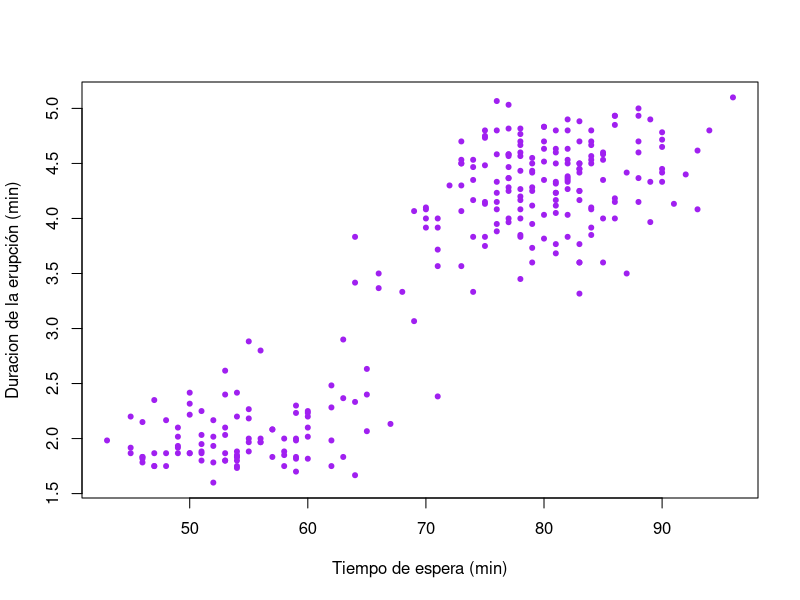
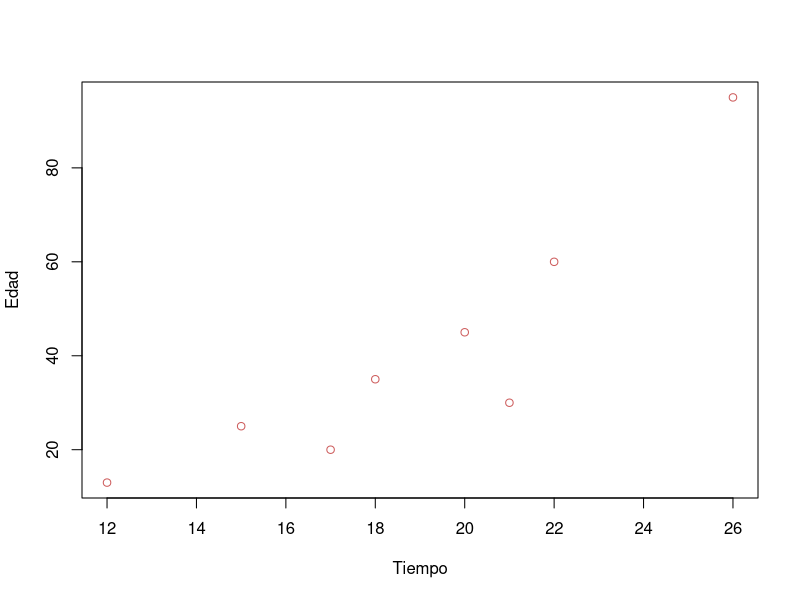
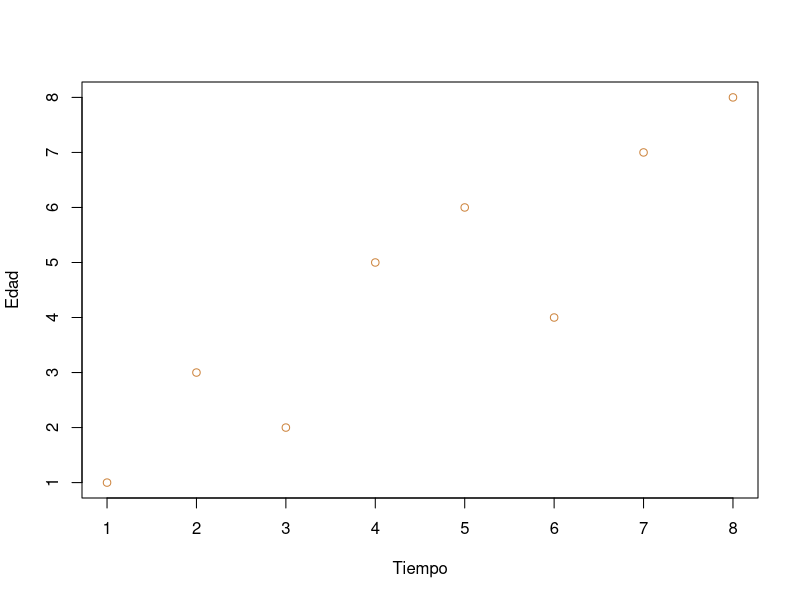
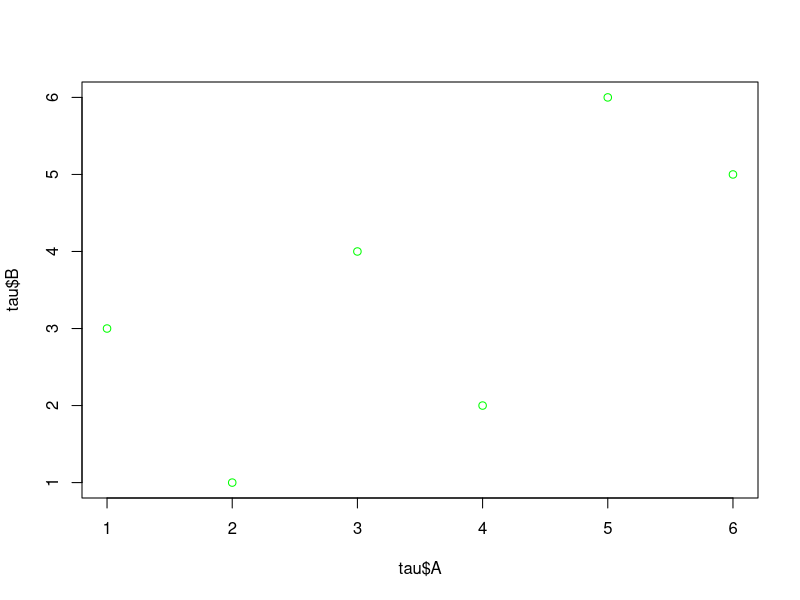

Recreate these plots in R, in order.
#===============================================================================
#Correlación de Pearson
#Datos del geyser Old Faithful
#24/09/2025
#===============================================================================

data("faithful")

plot(faithful$waiting, faithful$eruptions,
     xlab= "Tiempo de espera (min)",
     ylab= "Duracion de la erupción (min)",
     col="purple",
     pch=20)
################################################################################
#Correlacionar las dos variables ###############################################

shapiro.test(faithful$eruptions)
shapiro.test(faithful$waiting)
################################################################################
#Pearson solo se utiliza cuando tenemos datos normales##########################
cor.test(faithful$waiting, faithful$eruptions, 
         method= "pearson")




################################################################################
#Spearman se utiliza como contraparte de datos no normales######################
#(Ordena los datos de manera ascendente)

cor.test(faithful$waiting, faithful$eruptions, 
         method= "spearman")
#===============================================================================
#===============================================================================
#25/09/2025

resp <- data.frame(
  Tiempo=c(12,15,17,18,20,21,22,26),
  Edad=c(13,25,20,35,45,30,60,95)
)

resp$Rango_Tiempo <- rank(resp$Tiempo, ties.method="first")
resp$Rango_Edad <- rank(resp$Edad, ties.method="first")

plot(resp$Tiempo, resp$Edad,
     xlab="Tiempo",
     ylab="Edad",
     col="indianred")
plot(resp$Rango_Tiempo, resp$Rango_Edad,
     xlab="Tiempo",
     ylab="Edad",
     col="peru")


resp$dif <- resp$Rango_Tiempo - resp$Rango_Edad
resp$dif2 <- resp$dif^2
sum(resp$dif2)

cor.test(resp$Rango_Tiempo, resp$Rango_Edad, method="spearman")
cor.test(resp$Tiempo,resp$Edad,method="spearman")

#===============================================================================
#===============================================================================
#===============================================================================
#Tau de Kendall
tau <- data.frame(
  A=c(1,2,3,4,5,6),
  B=c(3,1,4,2,6,5))
cor.test(tau$A, tau$B, method="kendall")

plot(tau$A,tau$B,
     col="green")

#===============================================================================
#===============================================================================
#===============================================================================
#Punto Biserial

set.seed(123)
n <- (20)
Horas_estudio <- sample(1:10,n,replace=T)
Resultado <- sapply(Horas_estudio, function(horas){ifelse(runif(1)<(horas/10),"Aprobado","Reprobado")})

estudio <- data.frame(
  Estudiante=1:n,
  Horas_estudio,
  Resultado
)

estudio$Resultado_bin <- ifelse(estudio$Resultado=="Aprobado",1,0)
head(estudio)

cor.test(estudio$Horas_estudio, estudio$Resultado_bin,method="pearson")
mean_aprobados <- mean(estudio$Horas_estudio[estudio$Resultado=="Aprobado"])
mean_aprobados

mean_reprobados <- mean(estudio$Horas_estudio[estudio$Resultado=="Reprobado"])
mean_reprobados








































































